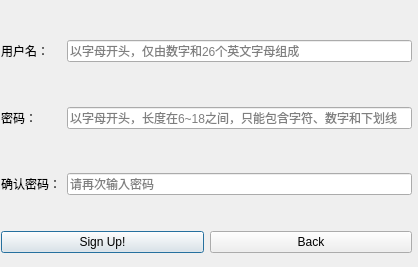
<?xml version="1.0" encoding="UTF-8"?>
<ui version="4.0">
 <class>SignUpDialog</class>
 <widget class="QDialog" name="SignUpDialog">
  <property name="geometry">
   <rect>
    <x>0</x>
    <y>0</y>
    <width>418</width>
    <height>267</height>
   </rect>
  </property>
  <property name="windowTitle">
   <string>Dialog</string>
  </property>
  <widget class="QWidget" name="layoutWidget">
   <property name="geometry">
    <rect>
     <x>1</x>
     <y>2</y>
     <width>411</width>
     <height>251</height>
    </rect>
   </property>
   <layout class="QVBoxLayout" name="verticalLayout">
    <item>
     <layout class="QGridLayout" name="gridLayout">
      <item row="3" column="3">
       <widget class="QLineEdit" name="passwordLineEdit">
        <property name="echoMode">
         <enum>QLineEdit::Password</enum>
        </property>
        <property name="placeholderText">
         <string>以字母开头，长度在6~18之间，只能包含字符、数字和下划线</string>
        </property>
       </widget>
      </item>
      <item row="2" column="0">
       <spacer name="verticalSpacer_2">
        <property name="orientation">
         <enum>Qt::Vertical</enum>
        </property>
        <property name="sizeType">
         <enum>QSizePolicy::Fixed</enum>
        </property>
        <property name="sizeHint" stdset="0">
         <size>
          <width>30</width>
          <height>30</height>
         </size>
        </property>
       </spacer>
      </item>
      <item row="4" column="3">
       <widget class="QLabel" name="pwdconmindLbl">
        <property name="text">
         <string/>
        </property>
       </widget>
      </item>
      <item row="5" column="3">
       <widget class="QLineEdit" name="pwdconfirmLineEdit">
        <property name="echoMode">
         <enum>QLineEdit::Password</enum>
        </property>
        <property name="placeholderText">
         <string>请再次输入密码</string>
        </property>
       </widget>
      </item>
      <item row="3" column="0">
       <widget class="QLabel" name="passwordLabel">
        <property name="text">
         <string>密码：</string>
        </property>
       </widget>
      </item>
      <item row="2" column="3">
       <widget class="QLabel" name="pswmindLbl">
        <property name="text">
         <string/>
        </property>
       </widget>
      </item>
      <item row="1" column="0" colspan="2">
       <widget class="QLabel" name="usernameLabel">
        <property name="text">
         <string>用户名：</string>
        </property>
       </widget>
      </item>
      <item row="0" column="0">
       <spacer name="verticalSpacer">
        <property name="orientation">
         <enum>Qt::Vertical</enum>
        </property>
        <property name="sizeType">
         <enum>QSizePolicy::Fixed</enum>
        </property>
        <property name="sizeHint" stdset="0">
         <size>
          <width>30</width>
          <height>30</height>
         </size>
        </property>
       </spacer>
      </item>
      <item row="4" column="0">
       <spacer name="verticalSpacer_3">
        <property name="orientation">
         <enum>Qt::Vertical</enum>
        </property>
        <property name="sizeType">
         <enum>QSizePolicy::Fixed</enum>
        </property>
        <property name="sizeHint" stdset="0">
         <size>
          <width>30</width>
          <height>30</height>
         </size>
        </property>
       </spacer>
      </item>
      <item row="5" column="0" colspan="3">
       <widget class="QLabel" name="pwdconfirmLabel">
        <property name="text">
         <string>确认密码：</string>
        </property>
       </widget>
      </item>
      <item row="0" column="3">
       <widget class="QLabel" name="namemindLbl">
        <property name="text">
         <string/>
        </property>
       </widget>
      </item>
      <item row="1" column="3">
       <widget class="QLineEdit" name="usernameLineEdit">
        <property name="placeholderText">
         <string>以字母开头，仅由数字和26个英文字母组成</string>
        </property>
       </widget>
      </item>
      <item row="6" column="0">
       <spacer name="verticalSpacer_4">
        <property name="orientation">
         <enum>Qt::Vertical</enum>
        </property>
        <property name="sizeType">
         <enum>QSizePolicy::Fixed</enum>
        </property>
        <property name="sizeHint" stdset="0">
         <size>
          <width>30</width>
          <height>30</height>
         </size>
        </property>
       </spacer>
      </item>
     </layout>
    </item>
    <item>
     <layout class="QHBoxLayout" name="horizontalLayout">
      <item>
       <widget class="QPushButton" name="signupButton">
        <property name="text">
         <string>Sign Up!</string>
        </property>
       </widget>
      </item>
      <item>
       <widget class="QPushButton" name="backButton">
        <property name="text">
         <string>Back</string>
        </property>
       </widget>
      </item>
     </layout>
    </item>
   </layout>
  </widget>
 </widget>
 <tabstops>
  <tabstop>usernameLineEdit</tabstop>
  <tabstop>passwordLineEdit</tabstop>
  <tabstop>pwdconfirmLineEdit</tabstop>
  <tabstop>backButton</tabstop>
 </tabstops>
 <resources/>
 <connections/>
</ui>
